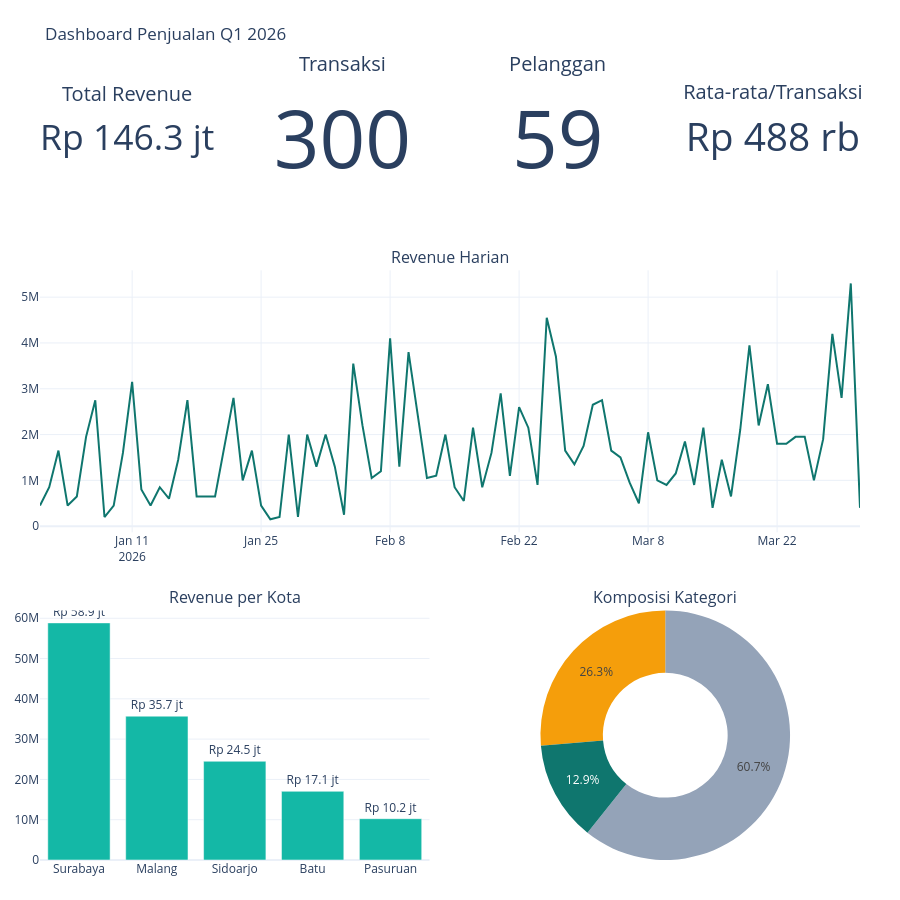

Write notebook code for a chart like this one.
### Code cell
import plotly.graph_objects as go
from plotly.subplots import make_subplots

rp = lambda x: f"Rp {x/1e6:,.1f} jt"
fig = make_subplots(
    rows=3, cols=4,
    specs=[[{"type": "indicator"}] * 4,
           [{"type": "xy", "colspan": 4}, None, None, None],
           [{"type": "xy", "colspan": 2}, None, {"type": "domain", "colspan": 2}, None]],
    row_heights=[0.18, 0.42, 0.40], vertical_spacing=0.10,
    subplot_titles=("", "", "", "", "Revenue Harian", "Revenue per Kota", "Komposisi Kategori"))

for i, (label, val, fmt) in enumerate([("Total Revenue", kpi.revenue / 1e6, ",.1f"),
                                       ("Transaksi", kpi.transaksi, ","),
                                       ("Pelanggan", kpi.pelanggan, ","),
                                       ("Rata-rata/Transaksi", kpi.aov / 1e3, ",.0f")], start=1):
    suffix = " jt" if i == 1 else (" rb" if i == 4 else "")
    fig.add_trace(go.Indicator(mode="number", value=float(val), title={"text": label},
                               number={"valueformat": fmt, "suffix": suffix,
                                       "prefix": "Rp " if i in (1, 4) else ""}), row=1, col=i)

fig.add_trace(go.Scatter(x=harian.transaction_date, y=harian.revenue, mode="lines",
                         line=dict(color="#0F766E"), name="Revenue"), row=2, col=1)
fig.add_trace(go.Bar(x=per_kota.city, y=per_kota.revenue, marker_color="#14B8A6",
                     text=[rp(v) for v in per_kota.revenue], textposition="outside"), row=3, col=1)
fig.add_trace(go.Pie(labels=per_kat.category, values=per_kat.revenue, hole=0.5,
                     marker=dict(colors=["#0F766E", "#F59E0B", "#94A3B8"])), row=3, col=3)
fig.update_layout(height=900, showlegend=False, title="Dashboard Penjualan Q1 2026",
                  template="plotly_white", margin=dict(t=80, l=40, r=40, b=40))
fig.show()

### Figure 1 — Plotly figure (JSON) as saved in the notebook; plotly's stock layout.template omitted (floating-point values rounded to 4 significant figures)
{"data": [{"domain": {"x": [0, 0.2125], "y": [0.856, 1]}, "mode": "number", "number": {"prefix": "Rp ", "suffix": " jt", "valueformat": ",.1f"}, "title": {"text": "Total Revenue"}, "type": "indicator", "value": 146.3}, {"domain": {"x": [0.2625, 0.475], "y": [0.856, 1]}, "mode": "number", "number": {"prefix": "", "suffix": "", "valueformat": ","}, "title": {"text": "Transaksi"}, "type": "indicator", "value": 300}, {"domain": {"x": [0.525, 0.7375], "y": [0.856, 1]}, "mode": "number", "number": {"prefix": "", "suffix": "", "valueformat": ","}, "title": {"text": "Pelanggan"}, "type": "indicator", "value": 59}, {"domain": {"x": [0.7875, 1], "y": [0.856, 1]}, "mode": "number", "number": {"prefix": "Rp ", "suffix": " rb", "valueformat": ",.0f"}, "title": {"text": "Rata-rata/Transaksi"}, "type": "indicator", "value": 487.8}, {"line": {"color": "#0F766E"}, "mode": "lines", "name": "Revenue", "type": "scatter", "x": ["2026-01-01", "2026-01-02", "2026-01-03", "2026-01-04", "2026-01-05", "2026-01-06", "2026-01-07", "2026-01-08", "2026-01-09", "2026-01-10", "2026-01-11", "2026-01-12", "2026-01-13", "2026-01-14", "2026-01-15", "2026-01-16", "2026-01-17", "2026-01-18", "2026-01-20", "2026-01-21", "2026-01-22", "2026-01-23", "2026-01-24", "2026-01-25", "2026-01-26", "2026-01-27", "2026-01-28", "2026-01-29", "2026-01-30", "2026-01-31", "2026-02-01", "2026-02-02", "2026-02-03", "2026-02-04", "2026-02-05", "2026-02-06", "2026-02-07", "2026-02-08", "2026-02-09", "2026-02-10", "2026-02-12", "2026-02-13", "2026-02-14", "2026-02-15", "2026-02-16", "2026-02-17", "2026-02-18", "2026-02-19", "2026-02-20", "2026-02-21", "2026-02-22", "2026-02-23", "2026-02-24", "2026-02-25", "2026-02-26", "2026-02-27", "2026-02-28", "2026-03-01", "2026-03-02", "2026-03-03", "2026-03-04", "2026-03-05", "2026-03-06", "2026-03-07", "2026-03-08", "2026-03-09", "2026-03-10", "2026-03-11", "2026-03-12", "2026-03-13", "2026-03-14", "2026-03-15", "2026-03-16", "2026-03-17", "2026-03-18", "2026-03-19", "2026-03-20", "2026-03-21", "2026-03-22", "2026-03-23", "2026-03-24", "2026-03-25", "2026-03-26", "2026-03-27", "2026-03-28", "2026-03-29", "2026-03-30", "2026-03-31"], "xaxis": "x", "y": [450000.0, 850000.0, 1650000.0, 450000.0, 650000.0, 1950000.0, 2750000.0, 200000.0, 450000.0, 1600000.0, 3150000.0, 800000.0, 450000.0, 850000.0, 600000.0, 1450000.0, 2750000.0, 650000.0, 650000.0, 1750000.0, 2800000.0, 1000000.0, 1650000.0, 450000.0, 150000.0, 200000.0, 2000000.0, 200000.0, 2000000.0, 1300000.0, 2000000.0, 1300000.0, 250000.0, 3550000.0, 2200000.0, 1050000.0, 1200000.0, 4100000.0, 1300000.0, 3800000.0, 1050000.0, 1100000.0, 2000000.0, 850000.0, 550000.0, 2150000.0, 850000.0, 1600000.0, 2900000.0, 1100000.0, 2600000.0, 2150000.0, 900000.0, 4550000.0, 3700000.0, 1650000.0, 1350000.0, 1750000.0, 2650000.0, 2750000.0, 1650000.0, 1500000.0, 950000.0, 500000.0, 2050000.0, 1000000.0, 900000.0, 1150000.0, 1850000.0, 900000.0, 2150000.0, 400000.0, 1450000.0, 650000.0, 2100000.0, 3950000.0, 2200000.0, 3100000.0, 1800000.0, 1800000.0, 1950000.0, 1950000.0, 1000000.0, 1900000.0, 4200000.0, 2800000.0, 5300000.0, 400000.0], "yaxis": "y"}, {"marker": {"color": "#14B8A6"}, "text": ["Rp 58.9 jt", "Rp 35.7 jt", "Rp 24.5 jt", "Rp 17.1 jt", "Rp 10.2 jt"], "textposition": "outside", "type": "bar", "x": ["Surabaya", "Malang", "Sidoarjo", "Batu", "Pasuruan"], "xaxis": "x2", "y": [58850000.0, 35700000.0, 24500000.0, 17050000.0, 10250000.0], "yaxis": "y2"}, {"domain": {"x": [0.525, 1], "y": [0, 0.32]}, "hole": 0.5, "labels": ["Layanan", "Perangkat", "Internet"], "marker": {"colors": ["#0F766E", "#F59E0B", "#94A3B8"]}, "type": "pie", "values": [18950000.0, 38550000.0, 88850000.0]}], "layout": {"annotations": [{"font": {"size": 16}, "showarrow": false, "text": "Revenue Harian", "x": 0.5, "xanchor": "center", "xref": "paper", "y": 0.756, "yanchor": "bottom", "yref": "paper"}, {"font": {"size": 16}, "showarrow": false, "text": "Revenue per Kota", "x": 0.2375, "xanchor": "center", "xref": "paper", "y": 0.32, "yanchor": "bottom", "yref": "paper"}, {"font": {"size": 16}, "showarrow": false, "text": "Komposisi Kategori", "x": 0.7625, "xanchor": "center", "xref": "paper", "y": 0.32, "yanchor": "bottom", "yref": "paper"}], "height": 900, "margin": {"b": 40, "l": 40, "r": 40, "t": 80}, "showlegend": false, "title": {"text": "Dashboard Penjualan Q1 2026"}, "xaxis": {"anchor": "y", "domain": [0, 1]}, "xaxis2": {"anchor": "y2", "domain": [0, 0.475]}, "yaxis": {"anchor": "x", "domain": [0.42, 0.756]}, "yaxis2": {"anchor": "x2", "domain": [0, 0.32]}}}
